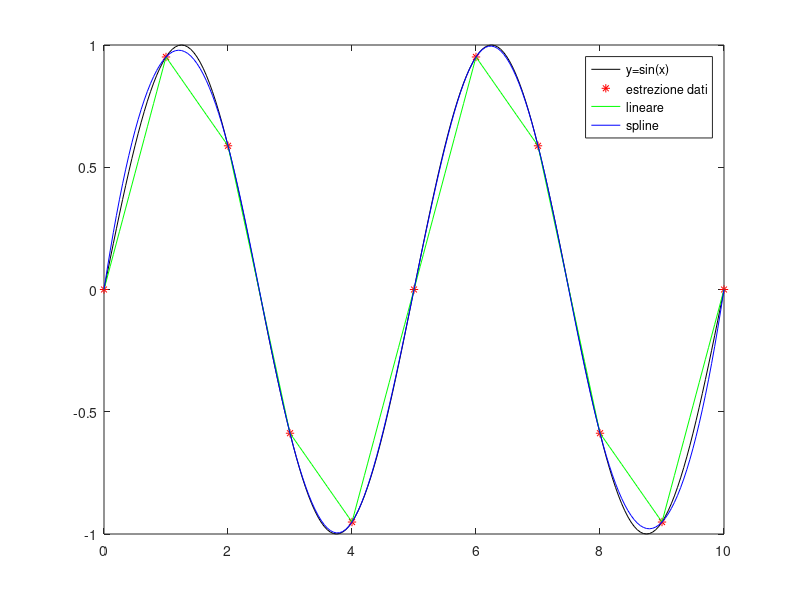

MATLAB code to generate this figure:
close all; clear all; clc;
# funzione di partenza
xf = [0:0.05:10];
yf = sin (2*pi*xf/5);
plot(xf,yf,'k-'); hold on;

# estraggo alcuni dati
xp = [0:10];
yp = sin (2*pi*xp/5);
plot(xp,yp,"r*");

#faccio l'interpolazione lineare
lin = interp1(xp,yp,xf);   #determino più dati del tipo (xp,yp) sull'intervallo xf
plot(xf,lin,"g-");

#faccio l'interpolazione spline
spl = interp1(xp,yp,xf,"spline");
plot(xf,spl,"b");

legend('y=sin(x)','estrezione dati','lineare','spline');